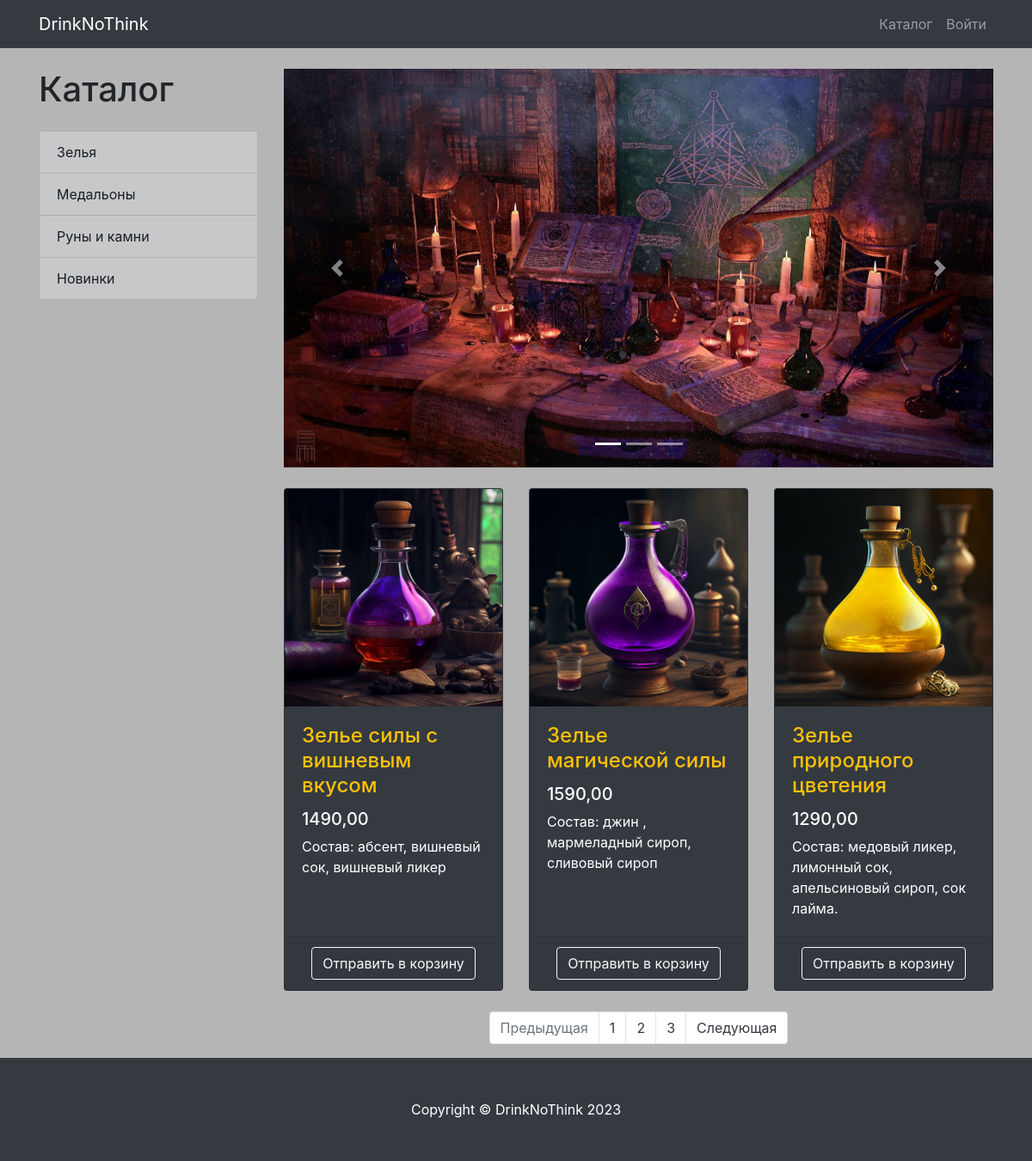
Page /products/category/1/ on the committed database.
### products/models.py (models this page shows, shortened)
class ProductCategory(models.Model):
    name = models.CharField(max_length=128, unique=True)
    description = models.TextField(null=True, blank=True)
    class Meta:
        verbose_name = 'Категория'
        verbose_name_plural = 'Категории'

class Product(models.Model):
    name = models.CharField(max_length=256)
    description = models.TextField()
    price = models.DecimalField(max_digits=6, decimal_places=2)
    quantity = models.PositiveIntegerField(default=0)
    image = models.ImageField(upload_to='products_images')
    category = models.ForeignKey(to=ProductCategory, on_delete=models.CASCADE)
    class Meta:
        verbose_name = 'Продукт'
        verbose_name_plural = 'Продукты'
        ordering = ['id']

### products/views.py (the view)
# urls.py: path('', products, name='index'),
def products(request, category_id=None, page_number=1):
    products = Product.objects.filter(category_id=category_id) if category_id else Product.objects.all()
    per_page = 3
    paginator = Paginator(products, per_page)
    products_paginator = paginator.page(page_number)
    context = {
        'title': 'Ассортимент',
        'categories': ProductCategory.objects.all(),
        'products': products_paginator,
    }
    return render(request, 'products/products.html', context)

### products/templates/products/products.html (shortened to what this page needs)
{% extends 'products/base.html' %}
{% load static %}
{% block css %}
        <link href="{% static 'vendor/css/products.css' %}" rel="stylesheet">
{% endblock %}
{% block content %}
        <div class="container">
    <div class="row">
        <div class="col-lg-3">
            <h1 class="my-4">Каталог </h1>
            <div class="list-group">
                {% for category in categories %}
                    <a href="{% url 'products:category' category.id %}" class="list-group-item list-group-item-action list-group-item-dark">
                        {{ category.name }}
                    </a>
                {% endfor %}
            </div>
        </div>
        <div class="col-lg-9">
            <div id="carouselExampleIndicators" class="carousel slide my-4" data-ride="carousel">
                <ol class="carousel-indicators">
                    <li data-target="#carouselExampleIndicators" data-slide-to="0" class="active"></li>
                    <li data-target="#carouselExampleIndicators" data-slide-to="1"></li>
                    <li data-target="#carouselExampleIndicators" data-slide-to="2"></li>
                </ol>
                <div class="carousel-inner" role="listbox">
                    <div class="carousel-item active">
                        <img class="d-block img-fluid" src="/static/vendor/img/slides/slide-1.jpg" alt="First slide">
                    </div>
                </div>
                <a class="carousel-control-prev" href="#carouselExampleIndicators" role="button" data-slide="prev">
                    <span class="carousel-control-prev-icon" aria-hidden="true"></span>
                </a>
                <a class="carousel-control-next" href="#carouselExampleIndicators" role="button" data-slide="next">
                    <span class="carousel-control-next-icon" aria-hidden="true"></span>
                </a>
            </div>
            <div class="row">
                {% for products in products %}
                    <div class="col-lg-4 col-md-6 mb-4">
                    <div class="card h-100 text-white bg-dark">
                        <a href="#">
                            <img class="card-img-top"
                                 src="{{ products.image.url }}"
                                 alt="">
                        </a>
                        <div class="card-body">
                            <h4 class="card-title">
                                <a href="#" class="text-warning">{{ products.name }}</a>
                            </h4>
                            <h5>{{ products.price }}</h5>
                            <p class="card-text">{{ products.description }}</p>
                        </div>
                        <div class="card-footer text-center">
                            <a class="btn btn-outline-light"
                               href="{% url 'products:basket_add' products.id %}">
                                Отправить в корзину
                            </a>
                        </div>
                    </div>
                </div>
                {% endfor %}
            </div>
            <nav aria-label="Page navigation example">
                <ul class="pagination justify-content-center">
                    <li class="page-item {% if not products.has_previous %} disabled {% endif %}">
                        <a class="page-link"
                           href="{% if products.has_previous %} {% url 'products:paginator' products.previous_page_number %} {% else %} # {% endif %}"
                           tabindex="-1" aria-disabled="true">
                            Предыдущая
                        </a>
                    </li>
                    {% for page in products.paginator.page_range %}
                        <li class="page-item">
                            <a class="page-link text-dark" href="{% url 'products:paginator' page %}">
                                {{ page }}
                            </a>
                        </li>
                    {% endfor %}
                    <li class="page-item {% if not products.has_next %} disabled {% endif %}">
                        <a class="page-link text-dark"
                           href="{% if products.has_next %} {% url 'products:paginator' products.next_page_number %} {% else %} # {% endif %}">
                            Следующая
                        </a>
                    </li>
                </ul>
            </nav>
        </div>
    </div>
</div>
{% endblock %}
{% block footer %}
        <footer class="py-5 bg-dark">
    <div class="container">
        <p class="m-0 text-center text-white">Copyright &copy; DrinkNoThink 2023</p>
    </div>
</footer>
{% endblock %}

### rows in the picture
ProductCategory: name "Зелья"
ProductCategory: name "Медальоны"
ProductCategory: name "Руны и камни"
ProductCategory: name "Новинки"
Product: image (picture), name "Зелье силы с вишневым вкусом", price "1490,00", description "Состав: абсент, вишневый сок, вишневый ликер"
Product: image (picture), name "Зелье магической силы", price "1590,00", description "Состав: джин , мармеладный сироп, сливовый сироп"
Product: image (picture), name "Зелье природного цветения", price "1290,00", description "Состав: медовый ликер, лимонный сок, апельсиновый сироп, сок лайма."

### other values in the picture
{{ page }} "1" "2" "3"
